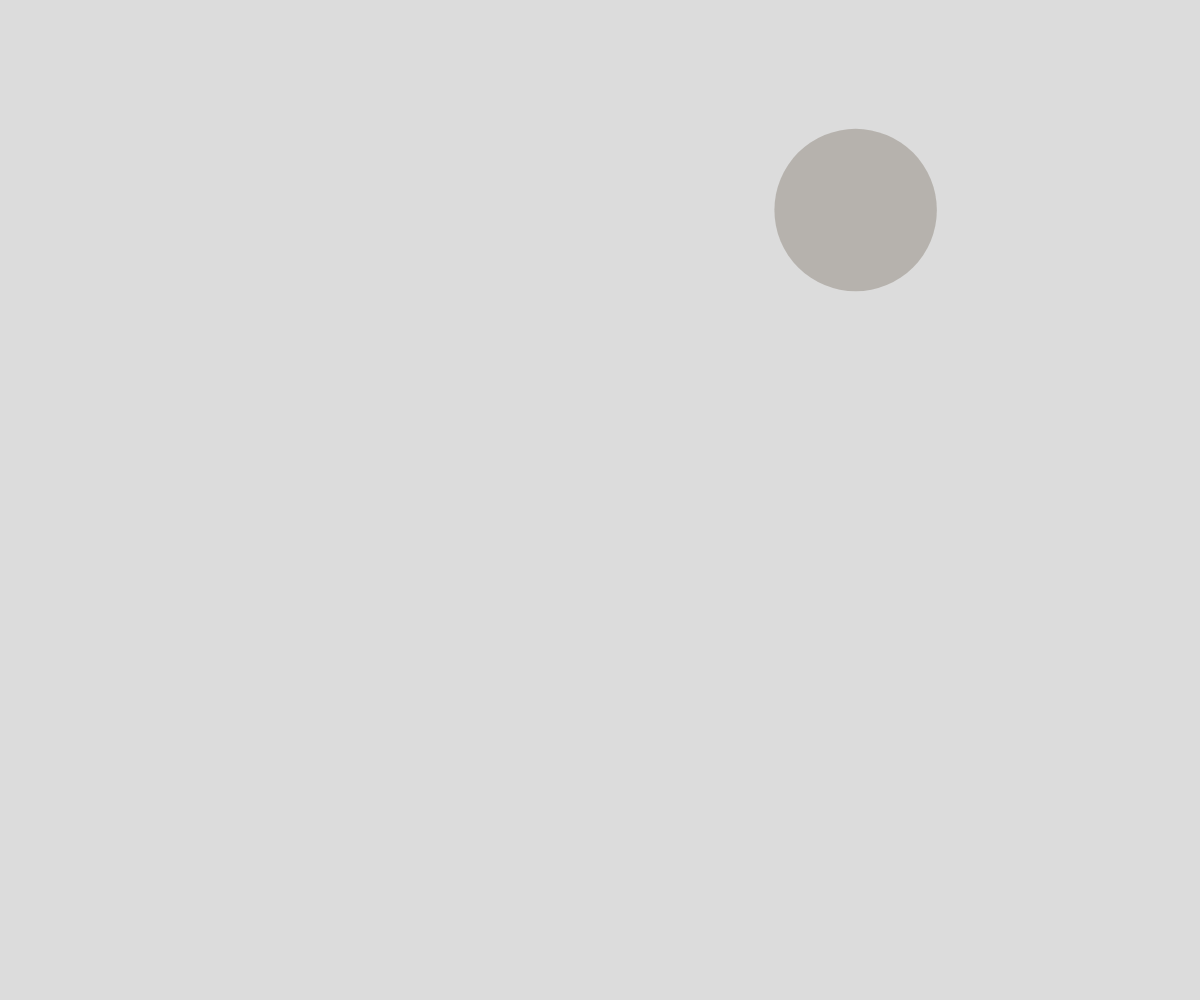
Frame 1 (no input)
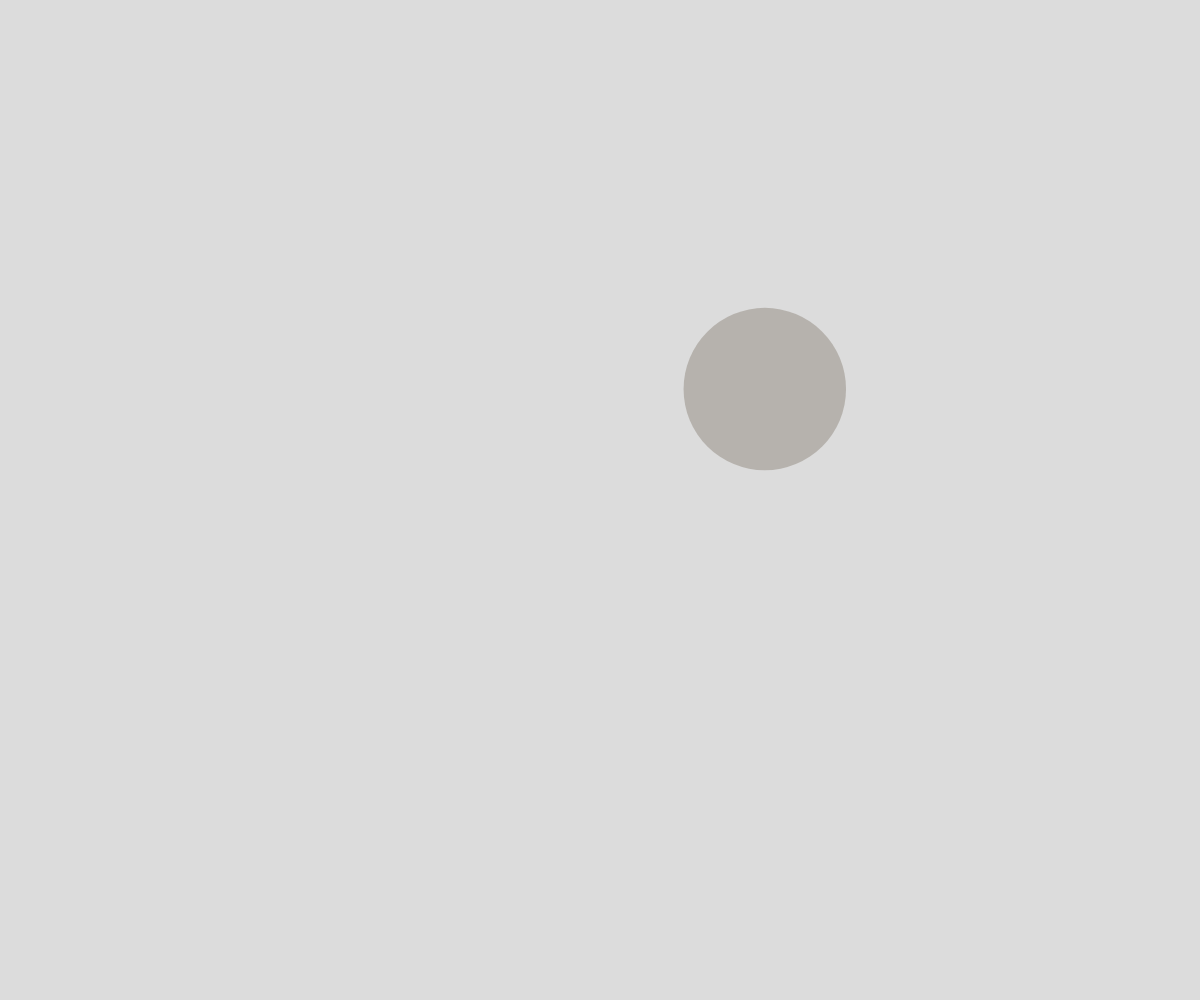
Frame 60 (no input)
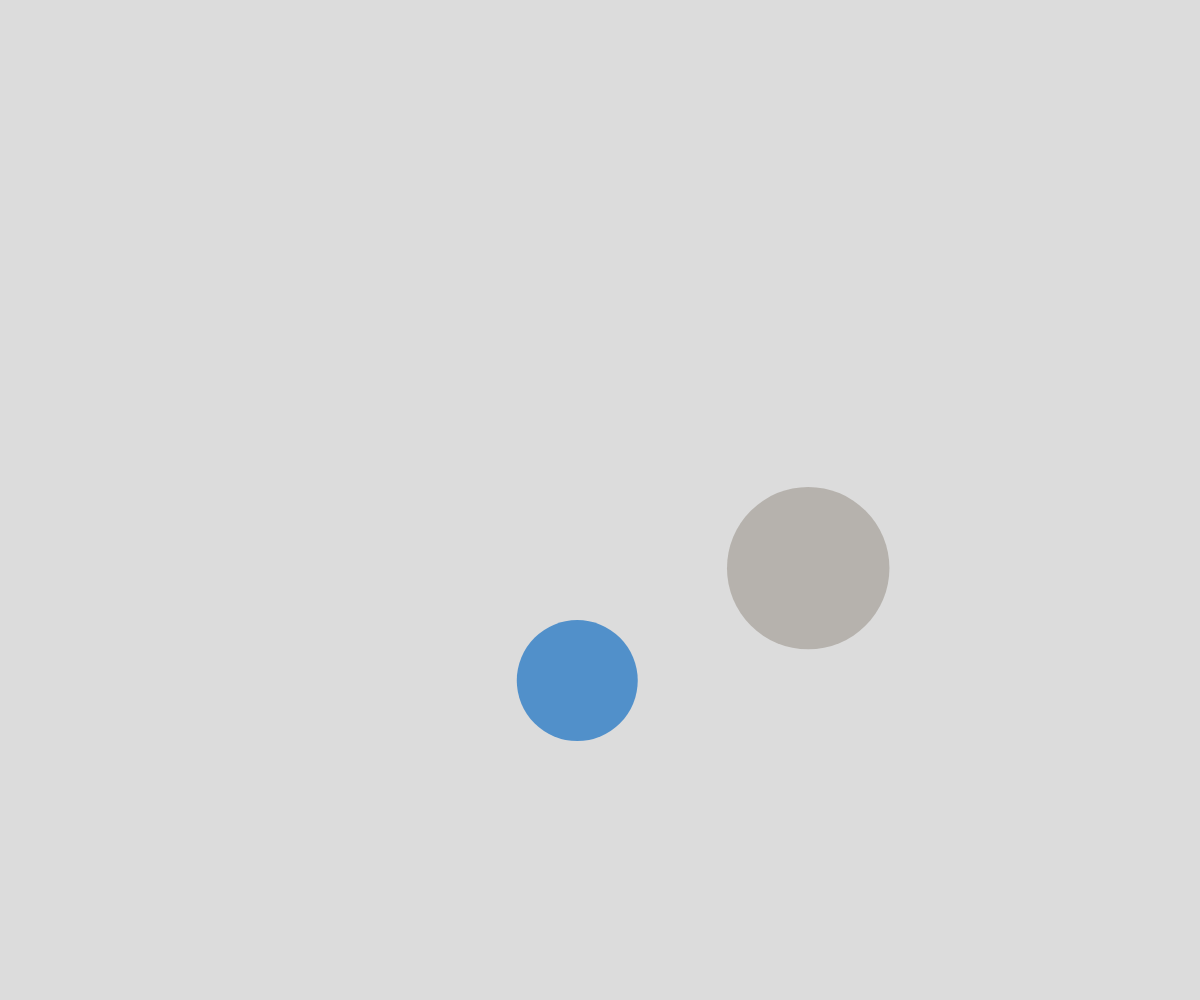
Frame 120 (the mouse pressed at the canvas centre since frame 60)

The p5.js sketch that drew these frames (run headless with seeded random() and noise() and a simulated clock; from frame 60 on, the mouse is pressed at the canvas centre):

// p5.js sketch
// ── sketch.js
// OOP Colliding Circles

class Ball {
  constructor(x, y) {
    this.x = x;
    this.y = y;
    this.radius = random(25, 100);
    this.dx = random(-5, 5);
    this.dy = random(-5, 5);
    this.theColor = color(random(255), random(255), random(255), random(255));
  }

  move() {
    this.x += this.dx;
    this.y += this.dy;

    //left-right edges
    if (this.x + this.radius > width ||
      this.x - this.radius < 0) {
      this.dx *= -1;
    }

    //top-bottom edges
    if (this.y + this.radius > height || 
      this.y - this.radius < 0) {
      this.dy *= -1;
    }
  }

  display() {
    fill(this.theColor);
    noStroke();
    circle(this.x, this.y, this.radius*2);
  }

  collisionCheck(other) {
    let distanceBetween = dist(this.x, this.y, other.x, other.y);
    let radiiSum = this.radius + other.radius;
    if (distanceBetween < radiiSum) {
      //swap the speeds
      let tempDx = this.dx;
      let tempDy = this.dy;
      this.dx = other.dx;
      this.dy = other.dy;
      other.dx = tempDx;
      other.dy = tempDy;
    }
  }
}


let theCircles = [];

function setup() {
  createCanvas(windowWidth, windowHeight);
  let firstCircle = new Ball(random(width), random(height));
  theCircles.push(firstCircle);
}

function draw() {
  background(220);
  for(let i = 0; i < theCircles.length; i++) {
    theCircles[i].move();
    for(let j = 0; j < theCircles.length; j++) {
      if(i !== j) {
        theCircles[i].collisionCheck(theCircles[j]);
      }
    }
    theCircles[i].display();
  }
}
  

function mousePressed() {
  let someCircle = new Ball(mouseX, mouseY);
  theCircles.push(someCircle);
}
